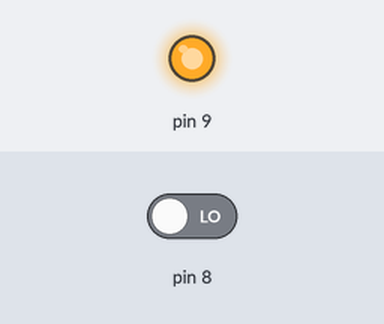
A sketch run on a simulated Arduino Uno, built with avr-gcc and run on an emulated ATmega328P. Shown: output pins drawn as LEDs (lit = HIGH). The inputs (shaded band) are chosen by the test bench; at power-on: pin 8 LOW. What the sketch prints to the serial monitor is not drawn.

Above: at 0.1 s.
Timing chart, 0 to 1.6 s (numbered marks = the images above):
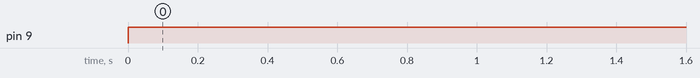

Measured:
- by itself, pin 9: LOW → HIGH at 0.00 s

The sketch:

MediroeDeDistanciaPorMonitorSerial_Pag77_.ino
```cpp
/* TRANSCRITO POR GUSTAVO JARRO CALLIZAYA*/
 /*DEL*/
 /*TEXTO: ROBOTICA CON ARDUINO 2 (SECUNDARI COMUNITARIA PRODUCTIVA
 * ) "TECHHOME"*/
  /* PRACTICA: MEDIDOR DE DISTANCIA POR MONITOR SERIAL
   *  PAGINA 77 DEL TEXTO*   */
long tiempo;
long distancia;

void setup() {
  // put your setup code here, to run once:
Serial.begin(9600);
pinMode(8, INPUT);
pinMode(9, OUTPUT);
}

void loop() {
  // put your main code here, to run repeatedly:
digitalWrite(9, LOW);
delayMicroseconds(5);
digitalWrite(9, HIGH);
delayMicroseconds(10);
tiempo=pulseIn(8, HIGH);
distancia= int(00017*tiempo);
Serial.println(distancia);
delay(1000);

}
```
